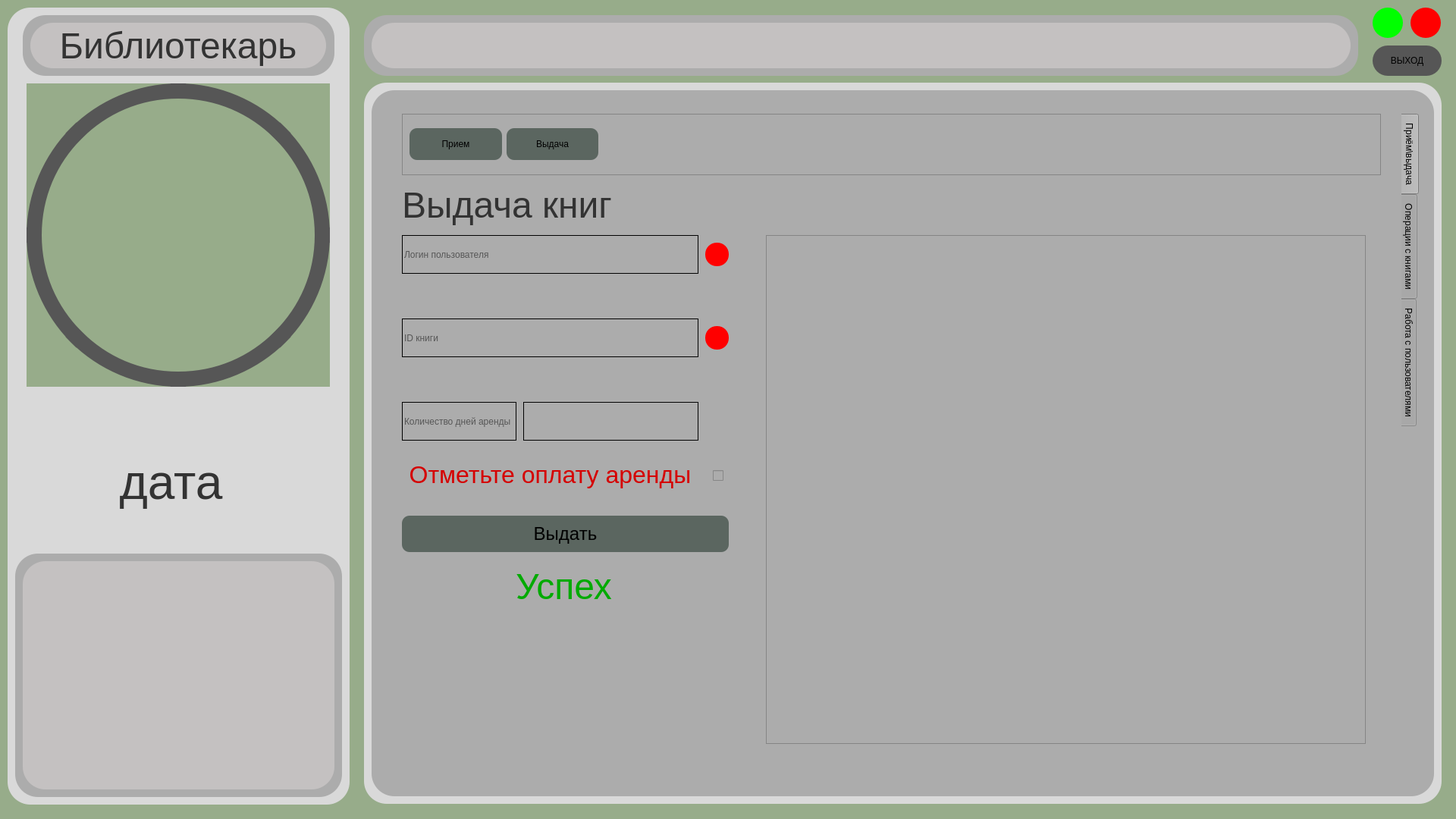
<?xml version="1.0" encoding="UTF-8"?>
<ui version="4.0">
 <class>bibli</class>
 <widget class="QWidget" name="bibli">
  <property name="geometry">
   <rect>
    <x>0</x>
    <y>0</y>
    <width>1920</width>
    <height>1080</height>
   </rect>
  </property>
  <property name="windowTitle">
   <string>Form</string>
  </property>
  <property name="styleSheet">
   <string notr="true">background-color: rgb(151, 172, 138);</string>
  </property>
  <widget class="QLabel" name="label_7">
   <property name="geometry">
    <rect>
     <x>20</x>
     <y>730</y>
     <width>431</width>
     <height>321</height>
    </rect>
   </property>
   <property name="styleSheet">
    <string notr="true">background: #ACACAC;
border-radius: 30px;</string>
   </property>
   <property name="text">
    <string/>
   </property>
  </widget>
  <widget class="QLabel" name="label_9">
   <property name="geometry">
    <rect>
     <x>490</x>
     <y>119</y>
     <width>1401</width>
     <height>931</height>
    </rect>
   </property>
   <property name="styleSheet">
    <string notr="true">background-color: rgb(172, 172, 172);
border-radius: 30px;</string>
   </property>
   <property name="text">
    <string/>
   </property>
  </widget>
  <widget class="QLabel" name="label">
   <property name="geometry">
    <rect>
     <x>35</x>
     <y>110</y>
     <width>400</width>
     <height>400</height>
    </rect>
   </property>
   <property name="text">
    <string/>
   </property>
  </widget>
  <widget class="QLabel" name="label_14">
   <property name="geometry">
    <rect>
     <x>490</x>
     <y>30</y>
     <width>1291</width>
     <height>60</height>
    </rect>
   </property>
   <property name="font">
    <font>
     <pointsize>36</pointsize>
    </font>
   </property>
   <property name="styleSheet">
    <string notr="true">background: #C4C1C1;
border-radius: 30px;</string>
   </property>
   <property name="text">
    <string/>
   </property>
   <property name="alignment">
    <set>Qt::AlignCenter</set>
   </property>
  </widget>
  <widget class="QLabel" name="label_10">
   <property name="geometry">
    <rect>
     <x>1829</x>
     <y>150</y>
     <width>19</width>
     <height>891</height>
    </rect>
   </property>
   <property name="styleSheet">
    <string notr="true">background-color: rgb(172, 172, 172);</string>
   </property>
   <property name="text">
    <string/>
   </property>
  </widget>
  <widget class="QLabel" name="label_2">
   <property name="geometry">
    <rect>
     <x>10</x>
     <y>10</y>
     <width>451</width>
     <height>1051</height>
    </rect>
   </property>
   <property name="styleSheet">
    <string notr="true">background-color: rgb(217, 217, 217);
border-radius: 30px;</string>
   </property>
   <property name="text">
    <string/>
   </property>
  </widget>
  <widget class="QLabel" name="label_5">
   <property name="geometry">
    <rect>
     <x>35</x>
     <y>110</y>
     <width>400</width>
     <height>400</height>
    </rect>
   </property>
   <property name="styleSheet">
    <string notr="true">border-radius: 200px;
background-color: transparent;
border: 20px solid rgb(86,86,86);</string>
   </property>
   <property name="text">
    <string/>
   </property>
  </widget>
  <widget class="QLabel" name="label_4">
   <property name="geometry">
    <rect>
     <x>40</x>
     <y>30</y>
     <width>390</width>
     <height>60</height>
    </rect>
   </property>
   <property name="font">
    <font>
     <pointsize>36</pointsize>
    </font>
   </property>
   <property name="styleSheet">
    <string notr="true">background: #C4C1C1;
border-radius: 30px;
color: rgb(51,51,51);</string>
   </property>
   <property name="text">
    <string>Библиотекарь</string>
   </property>
   <property name="alignment">
    <set>Qt::AlignCenter</set>
   </property>
  </widget>
  <widget class="QLabel" name="label_3">
   <property name="geometry">
    <rect>
     <x>30</x>
     <y>20</y>
     <width>411</width>
     <height>80</height>
    </rect>
   </property>
   <property name="styleSheet">
    <string notr="true">background: #ACACAC;
border-radius: 30px;</string>
   </property>
   <property name="text">
    <string/>
   </property>
  </widget>
  <widget class="QLabel" name="label_15">
   <property name="geometry">
    <rect>
     <x>480</x>
     <y>20</y>
     <width>1311</width>
     <height>80</height>
    </rect>
   </property>
   <property name="styleSheet">
    <string notr="true">background: #ACACAC;
border-radius: 30px;</string>
   </property>
   <property name="text">
    <string/>
   </property>
  </widget>
  <widget class="QLabel" name="label_11">
   <property name="geometry">
    <rect>
     <x>520</x>
     <y>1005</y>
     <width>1321</width>
     <height>41</height>
    </rect>
   </property>
   <property name="styleSheet">
    <string notr="true">background-color: rgb(172, 172, 172);</string>
   </property>
   <property name="text">
    <string/>
   </property>
  </widget>
  <widget class="QTabWidget" name="tabWidget">
   <property name="geometry">
    <rect>
     <x>530</x>
     <y>150</y>
     <width>1341</width>
     <height>881</height>
    </rect>
   </property>
   <property name="styleSheet">
    <string notr="true">background-color: rgb(172, 172, 172);
selection-color: rgb(172, 172, 172);
gridline-color: rgb(172, 172, 172);
border-color: rgb(172, 172, 172);
border-bottom-color: rgb(172, 172, 172);
border-right-color: rgb(172, 172, 172);
</string>
   </property>
   <property name="tabPosition">
    <enum>QTabWidget::East</enum>
   </property>
   <property name="tabShape">
    <enum>QTabWidget::Rounded</enum>
   </property>
   <property name="currentIndex">
    <number>0</number>
   </property>
   <widget class="QWidget" name="tab">
    <property name="styleSheet">
     <string notr="true"/>
    </property>
    <attribute name="title">
     <string>Приём\выдача</string>
    </attribute>
    <widget class="QStackedWidget" name="stackedWidget">
     <property name="geometry">
      <rect>
       <x>0</x>
       <y>90</y>
       <width>1291</width>
       <height>761</height>
      </rect>
     </property>
     <property name="currentIndex">
      <number>1</number>
     </property>
     <widget class="QWidget" name="page">
      <widget class="QLabel" name="label_16">
       <property name="geometry">
        <rect>
         <x>0</x>
         <y>0</y>
         <width>390</width>
         <height>60</height>
        </rect>
       </property>
       <property name="font">
        <font>
         <pointsize>36</pointsize>
        </font>
       </property>
       <property name="styleSheet">
        <string notr="true">
border-radius: 30px;
color: rgb(51,51,51);</string>
       </property>
       <property name="text">
        <string>Прием книг</string>
       </property>
       <property name="alignment">
        <set>Qt::AlignLeading|Qt::AlignLeft|Qt::AlignVCenter</set>
       </property>
      </widget>
      <widget class="QLineEdit" name="lineEdit">
       <property name="geometry">
        <rect>
         <x>0</x>
         <y>70</y>
         <width>391</width>
         <height>51</height>
        </rect>
       </property>
       <property name="styleSheet">
        <string notr="true">border: 1px solid black;</string>
       </property>
       <property name="placeholderText">
        <string>Логин пользователя</string>
       </property>
      </widget>
      <widget class="QLineEdit" name="lineEdit_2">
       <property name="geometry">
        <rect>
         <x>0</x>
         <y>180</y>
         <width>391</width>
         <height>51</height>
        </rect>
       </property>
       <property name="styleSheet">
        <string notr="true">border: 1px solid black;</string>
       </property>
       <property name="placeholderText">
        <string>ID книги</string>
       </property>
      </widget>
      <widget class="QLabel" name="label_17">
       <property name="geometry">
        <rect>
         <x>0</x>
         <y>270</y>
         <width>391</width>
         <height>71</height>
        </rect>
       </property>
       <property name="font">
        <font>
         <pointsize>24</pointsize>
        </font>
       </property>
       <property name="styleSheet">
        <string notr="true">
border-radius: 30px;
color: rgb(213, 0, 0);</string>
       </property>
       <property name="text">
        <string>Отметьте уплату штрафа</string>
       </property>
       <property name="alignment">
        <set>Qt::AlignCenter</set>
       </property>
      </widget>
      <widget class="QCheckBox" name="checkBox_3">
       <property name="geometry">
        <rect>
         <x>410</x>
         <y>300</y>
         <width>20</width>
         <height>14</height>
        </rect>
       </property>
       <property name="text">
        <string/>
       </property>
       <property name="checked">
        <bool>false</bool>
       </property>
      </widget>
      <widget class="QTableWidget" name="tableWidget">
       <property name="geometry">
        <rect>
         <x>480</x>
         <y>70</y>
         <width>791</width>
         <height>671</height>
        </rect>
       </property>
      </widget>
      <widget class="QLabel" name="label_18">
       <property name="geometry">
        <rect>
         <x>400</x>
         <y>80</y>
         <width>31</width>
         <height>31</height>
        </rect>
       </property>
       <property name="styleSheet">
        <string notr="true">border-radius: 15px;
background-color: rgb(255, 0, 0);</string>
       </property>
       <property name="text">
        <string/>
       </property>
      </widget>
      <widget class="QLabel" name="label_20">
       <property name="geometry">
        <rect>
         <x>400</x>
         <y>190</y>
         <width>31</width>
         <height>31</height>
        </rect>
       </property>
       <property name="styleSheet">
        <string notr="true">border-radius: 15px;
background-color: rgb(255, 0, 0);</string>
       </property>
       <property name="text">
        <string/>
       </property>
      </widget>
      <widget class="QPushButton" name="pushButton_5">
       <property name="geometry">
        <rect>
         <x>0</x>
         <y>360</y>
         <width>431</width>
         <height>48</height>
        </rect>
       </property>
       <property name="font">
        <font>
         <pointsize>18</pointsize>
        </font>
       </property>
       <property name="styleSheet">
        <string notr="true">background-color: rgb(91, 102, 96);
border-radius: 10px;</string>
       </property>
       <property name="text">
        <string>Принять</string>
       </property>
      </widget>
      <widget class="QLabel" name="label_31">
       <property name="geometry">
        <rect>
         <x>150</x>
         <y>420</y>
         <width>131</width>
         <height>61</height>
        </rect>
       </property>
       <property name="font">
        <font>
         <pointsize>36</pointsize>
        </font>
       </property>
       <property name="styleSheet">
        <string notr="true">color: rgb(0, 170, 0);</string>
       </property>
       <property name="text">
        <string>Успех</string>
       </property>
       <property name="alignment">
        <set>Qt::AlignBottom|Qt::AlignLeading|Qt::AlignLeft</set>
       </property>
      </widget>
     </widget>
     <widget class="QWidget" name="page_2">
      <widget class="QPushButton" name="pushButton_6">
       <property name="geometry">
        <rect>
         <x>0</x>
         <y>440</y>
         <width>431</width>
         <height>48</height>
        </rect>
       </property>
       <property name="font">
        <font>
         <pointsize>18</pointsize>
        </font>
       </property>
       <property name="styleSheet">
        <string notr="true">background-color: rgb(91, 102, 96);
border-radius: 10px;</string>
       </property>
       <property name="text">
        <string>Выдать</string>
       </property>
      </widget>
      <widget class="QLineEdit" name="lineEdit_3">
       <property name="geometry">
        <rect>
         <x>0</x>
         <y>180</y>
         <width>391</width>
         <height>51</height>
        </rect>
       </property>
       <property name="styleSheet">
        <string notr="true">border: 1px solid black;</string>
       </property>
       <property name="placeholderText">
        <string>ID книги</string>
       </property>
      </widget>
      <widget class="QLabel" name="label_21">
       <property name="geometry">
        <rect>
         <x>400</x>
         <y>190</y>
         <width>31</width>
         <height>31</height>
        </rect>
       </property>
       <property name="styleSheet">
        <string notr="true">border-radius: 15px;
background-color: rgb(255, 0, 0);</string>
       </property>
       <property name="text">
        <string/>
       </property>
      </widget>
      <widget class="QLabel" name="label_19">
       <property name="geometry">
        <rect>
         <x>0</x>
         <y>0</y>
         <width>390</width>
         <height>60</height>
        </rect>
       </property>
       <property name="font">
        <font>
         <pointsize>36</pointsize>
        </font>
       </property>
       <property name="styleSheet">
        <string notr="true">
border-radius: 30px;
color: rgb(51,51,51);</string>
       </property>
       <property name="text">
        <string>Выдача книг</string>
       </property>
       <property name="alignment">
        <set>Qt::AlignLeading|Qt::AlignLeft|Qt::AlignVCenter</set>
       </property>
      </widget>
      <widget class="QLineEdit" name="lineEdit_4">
       <property name="geometry">
        <rect>
         <x>0</x>
         <y>70</y>
         <width>391</width>
         <height>51</height>
        </rect>
       </property>
       <property name="styleSheet">
        <string notr="true">border: 1px solid black;</string>
       </property>
       <property name="placeholderText">
        <string>Логин пользователя</string>
       </property>
      </widget>
      <widget class="QCheckBox" name="checkBox_4">
       <property name="geometry">
        <rect>
         <x>410</x>
         <y>380</y>
         <width>20</width>
         <height>14</height>
        </rect>
       </property>
       <property name="text">
        <string/>
       </property>
       <property name="checked">
        <bool>false</bool>
       </property>
      </widget>
      <widget class="QLabel" name="label_22">
       <property name="geometry">
        <rect>
         <x>400</x>
         <y>80</y>
         <width>31</width>
         <height>31</height>
        </rect>
       </property>
       <property name="styleSheet">
        <string notr="true">border-radius: 15px;
background-color: rgb(255, 0, 0);</string>
       </property>
       <property name="text">
        <string/>
       </property>
      </widget>
      <widget class="QTableWidget" name="tableWidget_2">
       <property name="geometry">
        <rect>
         <x>480</x>
         <y>70</y>
         <width>791</width>
         <height>671</height>
        </rect>
       </property>
      </widget>
      <widget class="QLabel" name="label_23">
       <property name="geometry">
        <rect>
         <x>0</x>
         <y>350</y>
         <width>391</width>
         <height>71</height>
        </rect>
       </property>
       <property name="font">
        <font>
         <pointsize>24</pointsize>
        </font>
       </property>
       <property name="styleSheet">
        <string notr="true">
border-radius: 30px;
color: rgb(213, 0, 0);</string>
       </property>
       <property name="text">
        <string>Отметьте оплату аренды</string>
       </property>
       <property name="alignment">
        <set>Qt::AlignCenter</set>
       </property>
      </widget>
      <widget class="QLineEdit" name="lineEdit_5">
       <property name="geometry">
        <rect>
         <x>0</x>
         <y>290</y>
         <width>151</width>
         <height>51</height>
        </rect>
       </property>
       <property name="styleSheet">
        <string notr="true">border: 1px solid black;</string>
       </property>
       <property name="inputMask">
        <string/>
       </property>
       <property name="placeholderText">
        <string>Количество дней аренды</string>
       </property>
      </widget>
      <widget class="QLabel" name="label_25">
       <property name="geometry">
        <rect>
         <x>160</x>
         <y>290</y>
         <width>231</width>
         <height>51</height>
        </rect>
       </property>
       <property name="styleSheet">
        <string notr="true">border: 1px solid black;</string>
       </property>
       <property name="text">
        <string/>
       </property>
      </widget>
      <widget class="QLabel" name="label_32">
       <property name="geometry">
        <rect>
         <x>150</x>
         <y>500</y>
         <width>131</width>
         <height>61</height>
        </rect>
       </property>
       <property name="font">
        <font>
         <pointsize>36</pointsize>
        </font>
       </property>
       <property name="styleSheet">
        <string notr="true">color: rgb(0, 170, 0);</string>
       </property>
       <property name="text">
        <string>Успех</string>
       </property>
       <property name="alignment">
        <set>Qt::AlignBottom|Qt::AlignLeading|Qt::AlignLeft</set>
       </property>
      </widget>
     </widget>
    </widget>
    <widget class="QFrame" name="frame_5">
     <property name="geometry">
      <rect>
       <x>0</x>
       <y>0</y>
       <width>1291</width>
       <height>81</height>
      </rect>
     </property>
     <property name="frameShape">
      <enum>QFrame::StyledPanel</enum>
     </property>
     <property name="frameShadow">
      <enum>QFrame::Raised</enum>
     </property>
     <widget class="QWidget" name="horizontalLayoutWidget_3">
      <property name="geometry">
       <rect>
        <x>10</x>
        <y>10</y>
        <width>1271</width>
        <height>61</height>
       </rect>
      </property>
      <layout class="QHBoxLayout" name="horizontalLayout_3">
       <item>
        <widget class="QPushButton" name="pushButton_3">
         <property name="styleSheet">
          <string notr="true">background-color: rgb(91, 102, 96);
border-radius: 10px;</string>
         </property>
         <property name="text">
          <string>
Прием
</string>
         </property>
        </widget>
       </item>
       <item>
        <widget class="QPushButton" name="pushButton_4">
         <property name="styleSheet">
          <string notr="true">background-color: rgb(91, 102, 96);
border-radius: 10px;</string>
         </property>
         <property name="text">
          <string>
Выдача
</string>
         </property>
        </widget>
       </item>
       <item>
        <widget class="QLabel" name="label_35">
         <property name="text">
          <string/>
         </property>
        </widget>
       </item>
       <item>
        <widget class="QLabel" name="label_36">
         <property name="text">
          <string/>
         </property>
        </widget>
       </item>
       <item>
        <widget class="QLabel" name="label_37">
         <property name="text">
          <string/>
         </property>
        </widget>
       </item>
       <item>
        <widget class="QLabel" name="label_38">
         <property name="text">
          <string/>
         </property>
        </widget>
       </item>
       <item>
        <widget class="QLabel" name="label_39">
         <property name="text">
          <string/>
         </property>
        </widget>
       </item>
       <item>
        <widget class="QLabel" name="label_40">
         <property name="text">
          <string/>
         </property>
        </widget>
       </item>
       <item>
        <widget class="QLabel" name="label_41">
         <property name="text">
          <string/>
         </property>
        </widget>
       </item>
       <item>
        <widget class="QLabel" name="label_42">
         <property name="text">
          <string/>
         </property>
        </widget>
       </item>
      </layout>
     </widget>
    </widget>
   </widget>
   <widget class="QWidget" name="tab_2">
    <attribute name="title">
     <string>Операции с книгами</string>
    </attribute>
    <widget class="QStackedWidget" name="stackedWidget_3">
     <property name="geometry">
      <rect>
       <x>0</x>
       <y>90</y>
       <width>1291</width>
       <height>761</height>
      </rect>
     </property>
     <property name="currentIndex">
      <number>0</number>
     </property>
     <widget class="QWidget" name="page_5">
      <widget class="QLabel" name="label_27">
       <property name="geometry">
        <rect>
         <x>0</x>
         <y>0</y>
         <width>571</width>
         <height>61</height>
        </rect>
       </property>
       <property name="font">
        <font>
         <pointsize>36</pointsize>
        </font>
       </property>
       <property name="styleSheet">
        <string notr="true">
border-radius: 30px;
color: rgb(51,51,51);</string>
       </property>
       <property name="text">
        <string>Добавление книги в базу</string>
       </property>
       <property name="alignment">
        <set>Qt::AlignBottom|Qt::AlignLeading|Qt::AlignLeft</set>
       </property>
      </widget>
      <widget class="QLineEdit" name="lineEdit_9">
       <property name="geometry">
        <rect>
         <x>10</x>
         <y>80</y>
         <width>391</width>
         <height>51</height>
        </rect>
       </property>
       <property name="styleSheet">
        <string notr="true">border: 1px solid black;</string>
       </property>
       <property name="text">
        <string/>
       </property>
       <property name="placeholderText">
        <string>Название</string>
       </property>
      </widget>
      <widget class="QPushButton" name="pushButton_10">
       <property name="geometry">
        <rect>
         <x>10</x>
         <y>380</y>
         <width>391</width>
         <height>48</height>
        </rect>
       </property>
       <property name="font">
        <font>
         <pointsize>18</pointsize>
        </font>
       </property>
       <property name="styleSheet">
        <string notr="true">background-color: rgb(91, 102, 96);
border-radius: 10px;</string>
       </property>
       <property name="text">
        <string>Сохранить</string>
       </property>
      </widget>
      <widget class="QLineEdit" name="lineEdit_10">
       <property name="geometry">
        <rect>
         <x>10</x>
         <y>140</y>
         <width>391</width>
         <height>51</height>
        </rect>
       </property>
       <property name="styleSheet">
        <string notr="true">border: 1px solid black;</string>
       </property>
       <property name="text">
        <string/>
       </property>
       <property name="placeholderText">
        <string>Автор</string>
       </property>
      </widget>
      <widget class="QLineEdit" name="lineEdit_11">
       <property name="geometry">
        <rect>
         <x>10</x>
         <y>200</y>
         <width>391</width>
         <height>51</height>
        </rect>
       </property>
       <property name="styleSheet">
        <string notr="true">border: 1px solid black;</string>
       </property>
       <property name="text">
        <string/>
       </property>
       <property name="placeholderText">
        <string>Год выпуска</string>
       </property>
      </widget>
      <widget class="QLineEdit" name="lineEdit_12">
       <property name="geometry">
        <rect>
         <x>10</x>
         <y>260</y>
         <width>391</width>
         <height>51</height>
        </rect>
       </property>
       <property name="styleSheet">
        <string notr="true">border: 1px solid black;</string>
       </property>
       <property name="text">
        <string/>
       </property>
       <property name="placeholderText">
        <string>Цена аренды за день</string>
       </property>
      </widget>
      <widget class="QLineEdit" name="lineEdit_13">
       <property name="geometry">
        <rect>
         <x>10</x>
         <y>320</y>
         <width>391</width>
         <height>51</height>
        </rect>
       </property>
       <property name="styleSheet">
        <string notr="true">border: 1px solid black;</string>
       </property>
       <property name="text">
        <string/>
       </property>
       <property name="placeholderText">
        <string>Жанр</string>
       </property>
      </widget>
      <widget class="QPlainTextEdit" name="plainTextEdit">
       <property name="geometry">
        <rect>
         <x>420</x>
         <y>80</y>
         <width>861</width>
         <height>611</height>
        </rect>
       </property>
       <property name="placeholderText">
        <string>Описание</string>
       </property>
      </widget>
      <widget class="QLabel" name="label_28">
       <property name="geometry">
        <rect>
         <x>140</x>
         <y>460</y>
         <width>131</width>
         <height>61</height>
        </rect>
       </property>
       <property name="font">
        <font>
         <pointsize>36</pointsize>
        </font>
       </property>
       <property name="styleSheet">
        <string notr="true">color: rgb(0, 170, 0);</string>
       </property>
       <property name="text">
        <string>Успех</string>
       </property>
       <property name="alignment">
        <set>Qt::AlignBottom|Qt::AlignLeading|Qt::AlignLeft</set>
       </property>
      </widget>
     </widget>
     <widget class="QWidget" name="page_6"/>
    </widget>
    <widget class="QFrame" name="frame_7">
     <property name="geometry">
      <rect>
       <x>0</x>
       <y>0</y>
       <width>1291</width>
       <height>81</height>
      </rect>
     </property>
     <property name="frameShape">
      <enum>QFrame::StyledPanel</enum>
     </property>
     <property name="frameShadow">
      <enum>QFrame::Raised</enum>
     </property>
     <widget class="QWidget" name="horizontalLayoutWidget_5">
      <property name="geometry">
       <rect>
        <x>10</x>
        <y>10</y>
        <width>1271</width>
        <height>61</height>
       </rect>
      </property>
      <layout class="QHBoxLayout" name="horizontalLayout_5">
       <item>
        <widget class="QPushButton" name="pushButton_8">
         <property name="styleSheet">
          <string notr="true">background-color: rgb(91, 102, 96);
border-radius: 10px;</string>
         </property>
         <property name="text">
          <string>
Поступление книг
</string>
         </property>
        </widget>
       </item>
       <item>
        <widget class="QLabel" name="label_53">
         <property name="text">
          <string/>
         </property>
        </widget>
       </item>
       <item>
        <widget class="QLabel" name="label_51">
         <property name="text">
          <string/>
         </property>
        </widget>
       </item>
       <item>
        <widget class="QLabel" name="label_54">
         <property name="text">
          <string/>
         </property>
        </widget>
       </item>
       <item>
        <widget class="QLabel" name="label_55">
         <property name="text">
          <string/>
         </property>
        </widget>
       </item>
       <item>
        <widget class="QLabel" name="label_56">
         <property name="text">
          <string/>
         </property>
        </widget>
       </item>
       <item>
        <widget class="QLabel" name="label_57">
         <property name="text">
          <string/>
         </property>
        </widget>
       </item>
       <item>
        <widget class="QLabel" name="label_58">
         <property name="text">
          <string/>
         </property>
        </widget>
       </item>
       <item>
        <widget class="QLabel" name="label_59">
         <property name="text">
          <string/>
         </property>
        </widget>
       </item>
       <item>
        <widget class="QLabel" name="label_60">
         <property name="text">
          <string/>
         </property>
        </widget>
       </item>
      </layout>
     </widget>
    </widget>
   </widget>
   <widget class="QWidget" name="tab_3">
    <attribute name="title">
     <string>Работа с пользователями</string>
    </attribute>
    <widget class="QFrame" name="frame_6">
     <property name="geometry">
      <rect>
       <x>0</x>
       <y>0</y>
       <width>1291</width>
       <height>81</height>
      </rect>
     </property>
     <property name="frameShape">
      <enum>QFrame::StyledPanel</enum>
     </property>
     <property name="frameShadow">
      <enum>QFrame::Raised</enum>
     </property>
     <widget class="QWidget" name="horizontalLayoutWidget_4">
      <property name="geometry">
       <rect>
        <x>10</x>
        <y>10</y>
        <width>1271</width>
        <height>61</height>
       </rect>
      </property>
      <layout class="QHBoxLayout" name="horizontalLayout_4">
       <item>
        <widget class="QPushButton" name="pushButton_7">
         <property name="styleSheet">
          <string notr="true">background-color: rgb(91, 102, 96);
border-radius: 10px;</string>
         </property>
         <property name="text">
          <string>
Регистрация
</string>
         </property>
        </widget>
       </item>
       <item>
        <widget class="QLabel" name="label_52">
         <property name="text">
          <string/>
         </property>
        </widget>
       </item>
       <item>
        <widget class="QLabel" name="label_43">
         <property name="text">
          <string/>
         </property>
        </widget>
       </item>
       <item>
        <widget class="QLabel" name="label_44">
         <property name="text">
          <string/>
         </property>
        </widget>
       </item>
       <item>
        <widget class="QLabel" name="label_45">
         <property name="text">
          <string/>
         </property>
        </widget>
       </item>
       <item>
        <widget class="QLabel" name="label_46">
         <property name="text">
          <string/>
         </property>
        </widget>
       </item>
       <item>
        <widget class="QLabel" name="label_47">
         <property name="text">
          <string/>
         </property>
        </widget>
       </item>
       <item>
        <widget class="QLabel" name="label_48">
         <property name="text">
          <string/>
         </property>
        </widget>
       </item>
       <item>
        <widget class="QLabel" name="label_49">
         <property name="text">
          <string/>
         </property>
        </widget>
       </item>
       <item>
        <widget class="QLabel" name="label_50">
         <property name="text">
          <string/>
         </property>
        </widget>
       </item>
      </layout>
     </widget>
    </widget>
    <widget class="QStackedWidget" name="stackedWidget_2">
     <property name="geometry">
      <rect>
       <x>0</x>
       <y>90</y>
       <width>1291</width>
       <height>761</height>
      </rect>
     </property>
     <property name="currentIndex">
      <number>0</number>
     </property>
     <widget class="QWidget" name="page_3">
      <widget class="QLabel" name="label_26">
       <property name="geometry">
        <rect>
         <x>0</x>
         <y>0</y>
         <width>390</width>
         <height>60</height>
        </rect>
       </property>
       <property name="font">
        <font>
         <pointsize>36</pointsize>
        </font>
       </property>
       <property name="styleSheet">
        <string notr="true">
border-radius: 30px;
color: rgb(51,51,51);</string>
       </property>
       <property name="text">
        <string>Регистрация</string>
       </property>
       <property name="alignment">
        <set>Qt::AlignLeading|Qt::AlignLeft|Qt::AlignVCenter</set>
       </property>
      </widget>
      <widget class="QLineEdit" name="lineEdit_6">
       <property name="geometry">
        <rect>
         <x>0</x>
         <y>70</y>
         <width>391</width>
         <height>51</height>
        </rect>
       </property>
       <property name="styleSheet">
        <string notr="true">border: 1px solid black;</string>
       </property>
       <property name="text">
        <string/>
       </property>
       <property name="placeholderText">
        <string>ФИО</string>
       </property>
      </widget>
      <widget class="QLineEdit" name="lineEdit_7">
       <property name="geometry">
        <rect>
         <x>0</x>
         <y>190</y>
         <width>391</width>
         <height>51</height>
        </rect>
       </property>
       <property name="styleSheet">
        <string notr="true">border: 1px solid black;</string>
       </property>
       <property name="text">
        <string/>
       </property>
       <property name="placeholderText">
        <string>Логин</string>
       </property>
      </widget>
      <widget class="QTableWidget" name="tableWidget_3">
       <property name="geometry">
        <rect>
         <x>480</x>
         <y>70</y>
         <width>791</width>
         <height>671</height>
        </rect>
       </property>
      </widget>
      <widget class="QLabel" name="label_29">
       <property name="geometry">
        <rect>
         <x>400</x>
         <y>80</y>
         <width>31</width>
         <height>31</height>
        </rect>
       </property>
       <property name="styleSheet">
        <string notr="true">border-radius: 15px;
background-color: rgb(255, 0, 0);</string>
       </property>
       <property name="text">
        <string/>
       </property>
      </widget>
      <widget class="QPushButton" name="pushButton_9">
       <property name="geometry">
        <rect>
         <x>0</x>
         <y>430</y>
         <width>431</width>
         <height>48</height>
        </rect>
       </property>
       <property name="font">
        <font>
         <pointsize>18</pointsize>
        </font>
       </property>
       <property name="styleSheet">
        <string notr="true">background-color: rgb(91, 102, 96);
border-radius: 10px;</string>
       </property>
       <property name="text">
        <string>Принять</string>
       </property>
      </widget>
      <widget class="QLabel" name="label_30">
       <property name="geometry">
        <rect>
         <x>400</x>
         <y>200</y>
         <width>31</width>
         <height>31</height>
        </rect>
       </property>
       <property name="styleSheet">
        <string notr="true">border-radius: 15px;
background-color: rgb(255, 0, 0);</string>
       </property>
       <property name="text">
        <string/>
       </property>
      </widget>
      <widget class="QToolButton" name="toolButton_4">
       <property name="geometry">
        <rect>
         <x>400</x>
         <y>320</y>
         <width>31</width>
         <height>31</height>
        </rect>
       </property>
       <property name="styleSheet">
        <string notr="true">background-color: rgb(114, 130, 105);
border-radius: 10px;</string>
       </property>
       <property name="text">
        <string/>
       </property>
      </widget>
      <widget class="QLabel" name="label_24">
       <property name="geometry">
        <rect>
         <x>0</x>
         <y>310</y>
         <width>391</width>
         <height>51</height>
        </rect>
       </property>
       <property name="font">
        <font>
         <pointsize>12</pointsize>
        </font>
       </property>
       <property name="styleSheet">
        <string notr="true">border: 1px solid black;</string>
       </property>
       <property name="text">
        <string/>
       </property>
      </widget>
      <widget class="QLabel" name="label_33">
       <property name="geometry">
        <rect>
         <x>150</x>
         <y>490</y>
         <width>131</width>
         <height>61</height>
        </rect>
       </property>
       <property name="font">
        <font>
         <pointsize>36</pointsize>
        </font>
       </property>
       <property name="styleSheet">
        <string notr="true">color: rgb(0, 170, 0);</string>
       </property>
       <property name="text">
        <string>Успех</string>
       </property>
       <property name="alignment">
        <set>Qt::AlignBottom|Qt::AlignLeading|Qt::AlignLeft</set>
       </property>
      </widget>
     </widget>
     <widget class="QWidget" name="page_4"/>
    </widget>
   </widget>
  </widget>
  <widget class="QToolButton" name="toolButton">
   <property name="geometry">
    <rect>
     <x>1860</x>
     <y>10</y>
     <width>40</width>
     <height>40</height>
    </rect>
   </property>
   <property name="styleSheet">
    <string notr="true">background-color: rgb(255, 0, 0);
border-radius: 20px;</string>
   </property>
   <property name="text">
    <string/>
   </property>
  </widget>
  <widget class="QLabel" name="label_8">
   <property name="geometry">
    <rect>
     <x>30</x>
     <y>740</y>
     <width>411</width>
     <height>301</height>
    </rect>
   </property>
   <property name="styleSheet">
    <string notr="true">background: #C4C1C1;
border-radius: 30px;</string>
   </property>
   <property name="text">
    <string/>
   </property>
  </widget>
  <widget class="QLabel" name="label_6">
   <property name="geometry">
    <rect>
     <x>480</x>
     <y>109</y>
     <width>1421</width>
     <height>951</height>
    </rect>
   </property>
   <property name="styleSheet">
    <string notr="true">background-color: rgb(217, 217, 217);
border-radius: 30px;</string>
   </property>
   <property name="text">
    <string/>
   </property>
  </widget>
  <widget class="QLabel" name="label_12">
   <property name="geometry">
    <rect>
     <x>60</x>
     <y>600</y>
     <width>331</width>
     <height>71</height>
    </rect>
   </property>
   <property name="font">
    <font>
     <pointsize>48</pointsize>
    </font>
   </property>
   <property name="styleSheet">
    <string notr="true">background-color: rgb(217, 217, 217);
color: rgb(51, 51, 51);</string>
   </property>
   <property name="text">
    <string>дата</string>
   </property>
   <property name="alignment">
    <set>Qt::AlignCenter</set>
   </property>
  </widget>
  <widget class="QToolButton" name="toolButton_2">
   <property name="geometry">
    <rect>
     <x>1810</x>
     <y>10</y>
     <width>40</width>
     <height>40</height>
    </rect>
   </property>
   <property name="styleSheet">
    <string notr="true">background-color: rgb(0, 255, 0);
border-radius: 20px;</string>
   </property>
   <property name="text">
    <string/>
   </property>
  </widget>
  <widget class="QToolButton" name="toolButton_3">
   <property name="geometry">
    <rect>
     <x>1810</x>
     <y>60</y>
     <width>91</width>
     <height>40</height>
    </rect>
   </property>
   <property name="styleSheet">
    <string notr="true">background-color: rgb(86, 86, 86);
border-radius: 20px;</string>
   </property>
   <property name="text">
    <string>ВЫХОД</string>
   </property>
  </widget>
  <zorder>label_6</zorder>
  <zorder>label_9</zorder>
  <zorder>label_2</zorder>
  <zorder>label_3</zorder>
  <zorder>label_15</zorder>
  <zorder>toolButton</zorder>
  <zorder>toolButton_2</zorder>
  <zorder>label_4</zorder>
  <zorder>label_14</zorder>
  <zorder>tabWidget</zorder>
  <zorder>label_10</zorder>
  <zorder>label_11</zorder>
  <zorder>label_7</zorder>
  <zorder>label_8</zorder>
  <zorder>label_12</zorder>
  <zorder>label</zorder>
  <zorder>label_5</zorder>
  <zorder>toolButton_3</zorder>
 </widget>
 <resources/>
 <connections/>
</ui>
